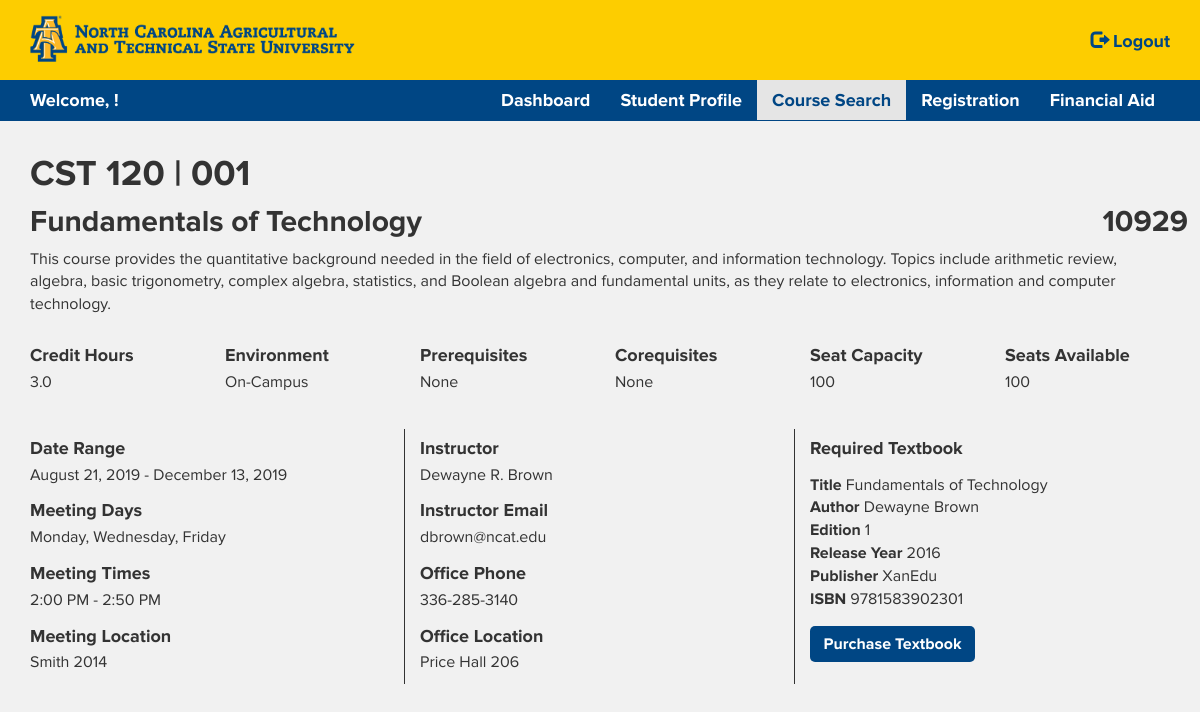
/information.php?id=10929 (signed in), run on the app's committed database.
### tables this page shows
CREATE TABLE `section` (
  `crn` int(5) NOT NULL,
  `course_id` int(5) NOT NULL,
  `section_number` varchar(3) NOT NULL,
  `instructor_id` int(9) NOT NULL,
  `semester_id` int(5) NOT NULL,
  `type_id` int(1) NOT NULL,
  `meeting_days` varchar(5) DEFAULT NULL,
  `start_time` time DEFAULT NULL,
  `end_time` time DEFAULT NULL,
  `meeting_location` varchar(255) NOT NULL,
  `seat_capacity` int(3) NOT NULL,
  PRIMARY KEY (`crn`),
  KEY `course_id` (`course_id`),
  KEY `instructor_id` (`instructor_id`),
  KEY `semester_id` (`semester_id`),
  KEY `type_id` (`type_id`)
);

CREATE TABLE `subject` (
  `subject_id` int(5) NOT NULL,
  `subject_title` varchar(255) NOT NULL,
  `subject_abbreviation` varchar(4) NOT NULL,
  PRIMARY KEY (`subject_id`)
);

CREATE TABLE `course` (
  `course_id` int(5) NOT NULL,
  `course_number` int(3) NOT NULL,
  `course_title` varchar(255) NOT NULL,
  `course_description` text NOT NULL,
  `department_id` int(5) NOT NULL,
  `subject_id` varchar(4) NOT NULL,
  `credit_hours` decimal(2,1) NOT NULL,
  `level_id` int(1) NOT NULL,
  `prerequisite_id` int(9) DEFAULT NULL,
  `corequisite_id` int(9) DEFAULT NULL,
  `isbn` varchar(13) DEFAULT NULL,
  PRIMARY KEY (`course_id`),
  KEY `department_id` (`department_id`),
  KEY `subject_id` (`subject_id`),
  KEY `level_id` (`level_id`),
  KEY `prerequisite_id` (`prerequisite_id`),
  KEY `corequisite_id` (`corequisite_id`),
  KEY `isbn` (`isbn`)
);

CREATE TABLE `course_type` (
  `type_id` int(1) NOT NULL,
  `type_name` varchar(255) NOT NULL,
  PRIMARY KEY (`type_id`)
);

CREATE TABLE `semester` (
  `semester_id` int(5) NOT NULL,
  `semester_title` varchar(255) NOT NULL,
  `start_date` date NOT NULL,
  `finish_date` date NOT NULL,
  PRIMARY KEY (`semester_id`)
);

CREATE TABLE `instructor` (
  `instructor_id` int(9) NOT NULL,
  `first_name` varchar(255) NOT NULL,
  `middle_initial` char(1) DEFAULT NULL,
  `last_name` varchar(255) NOT NULL,
  `email` varchar(255) NOT NULL,
  `office_location` varchar(255) DEFAULT NULL,
  `office_phone` char(10) DEFAULT NULL,
  `department_id` int(5) NOT NULL,
  PRIMARY KEY (`instructor_id`),
  KEY `department_id` (`department_id`)
);

CREATE TABLE `textbook` (
  `isbn` varchar(13) NOT NULL,
  `textbook_title` varchar(255) NOT NULL,
  `author_id` int(5) NOT NULL,
  `textbook_edition` int(2) NOT NULL,
  `textbook_release_year` year(4) NOT NULL,
  `publisher_id` int(5) NOT NULL,
  PRIMARY KEY (`isbn`),
  KEY `author_id` (`author_id`),
  KEY `publisher_id` (`publisher_id`)
);

CREATE TABLE `author` (
  `author_id` int(5) NOT NULL,
  `author_name` varchar(255) NOT NULL,
  PRIMARY KEY (`author_id`)
);

CREATE TABLE `publisher` (
  `publisher_id` int(5) NOT NULL,
  `publisher_name` varchar(255) NOT NULL,
  PRIMARY KEY (`publisher_id`)
);

### information.php (the view, shortened to what this page needs)
<?php
include 'config.php';
?>
<?php
$crn=$_GET["id"];
$sql_info="SELECT crn, section_number, meeting_days, start_time, end_time, meeting_location, seat_capacity, first_name, middle_initial, last_name, email, office_location, office_phone, course_number, course_title, course_description, credit_hours, subject_abbreviation, type_name, start_date, finish_date, textbook.isbn, textbook_title, textbook_release_year, textbook_edition, author_name, publisher_name
FROM section, instructor, course, subject, course_type, semester, textbook, author, publisher
WHERE crn='$crn' AND section.instructor_id=instructor.instructor_id AND section.course_id=course.course_id AND section.type_id=course_type.type_id AND course.subject_id=subject.subject_id AND section.semester_id=semester.semester_id AND course.isbn=textbook.isbn AND author.author_id=textbook.author_id AND publisher.publisher_id=textbook.publisher_id";
$result_info = $conn->query($sql_info);
if ($result_info->num_rows > 0) {
    $row_info = $result_info->fetch_assoc();
    $section=$row_info["section_number"];
    $meeting_days=$row_info["meeting_days"];
    $start_time=date('g:i A', strtotime($row_info["start_time"]));
    $end_time=date('g:i A', strtotime($row_info["end_time"]));
    $meeting_location=$row_info["meeting_location"];
    $seat_capacity=$row_info["seat_capacity"];
    $first_name=$row_info["first_name"];
    $middle_initial=$row_info["middle_initial"];
    $last_name=$row_info["last_name"];
    $email=$row_info["email"];
    $office_location=$row_info["office_location"];
    $office_phone=$row_info["office_phone"];
    $course_number=$row_info["course_number"];
    $course_title=$row_info["course_title"];
    $course_description=$row_info["course_description"];
    $credit_hours=$row_info["credit_hours"];
    $subject_abbreviation=$row_info["subject_abbreviation"];
    $type_name=$row_info["type_name"];
    $start_date=date('F j, Y', strtotime($row_info["start_date"]));
    $finish_date=date('F j, Y', strtotime($row_info["finish_date"]));
    $isbn=$row_info["isbn"];
    $textbook_title=$row_info["textbook_title"];
    $textbook_edition=$row_info["textbook_edition"];
    $textbook_release_year=$row_info["textbook_release_year"];
    $author_name=$row_info["author_name"];
    $publisher_name=$row_info["publisher_name"];
}
$sql_seats="SELECT COUNT(*) AS seats_taken FROM registration WHERE registration.crn='$crn'";
$result_seats = $conn->query($sql_seats);
$row_seats = $result_seats->fetch_assoc();
$seats_taken=$row_seats["seats_taken"];
$seats_available=$seat_capacity-$seats_taken;
$sql_prerequisite="SELECT subject_abbreviation, p.course_number FROM course AS s, course AS p, section, subject WHERE crn='$crn' AND s.prerequisite_id=p.course_id AND s.course_id=section.course_id AND p.subject_id=subject.subject_id";
$result_prerequisite = $conn->query($sql_prerequisite);
$row_prerequisite = $result_prerequisite->fetch_assoc();
$prerequisite_abbreviation=$row_prerequisite["subject_abbreviation"];
$prerequisite_number=$row_prerequisite["course_number"];
$sql_corequisite="SELECT subject_abbreviation, c.course_number FROM course AS s, course AS c, section, subject WHERE crn='$crn' AND s.corequisite_id=c.course_id AND s.course_id=section.course_id AND c.subject_id=subject.subject_id";
$result_corequisite = $conn->query($sql_corequisite);
$row_corequisite = $result_corequisite->fetch_assoc();
$corequisite_abbreviation=$row_corequisite["subject_abbreviation"];
$corequisite_number=$row_corequisite["course_number"];
?>
<!DOCTYPE html>
<html lang="en">
    <head>
        <link rel="stylesheet" href="https://maxcdn.bootstrapcdn.com/bootstrap/3.3.7/css/bootstrap.min.css">
        <link rel="stylesheet" href="https://use.fontawesome.com/releases/v5.7.2/css/all.css">
        <link rel="stylesheet" type="text/css" href="/stylesheets/stylesheet.css">
    </head>
    <body style="margin-bottom:35px;">
        <nav class="navbar navbar-inverse navbar-fixed-top">
            <div class="container" style="height:80px;">
                <div class="navbar-header">
                    <a class="navbar-brand" href="/dashboard.php"><img src="/images/Logo.png" style="width:325px;"></a>
                </div>
                <ul class="nav navbar-nav navbar-right">
                    <li><a href="/logout.php" class="logout"><span class="glyphicon glyphicon-log-out"></span> Logout</a></li>
                </ul>
            </div>
            <div class="container-fluid" style="background:#004684;">
                <div class="container">
                    <div class="navbar-header welcome-message">
                        Welcome, <?=$_SESSION['name']?>!
                    </div>
                <ul class="nav navbar-nav">
                    <li><a href="dashboard.php">Dashboard</a></li>
                    <li><a href="profile.php">Student Profile</a></li>
                    <li class="active"><a href="search.php">Course Search</a></li>
                    <li><a href="registration.php">Registration</a></li>
                    <li><a href="financial.php">Financial Aid</a></li>
                </ul>
                </div>
            </div>
        </nav>
        <div class="container">
            <div class="row">
                <div class="col-sm-12">
                    <h1><?php echo $subject_abbreviation . " " . $course_number . " | " . $section; ?></h1>
                </div>
                <div class="col-sm-11">
                    <h2 style="margin-top:0;"><?php echo $course_title; ?></h2>
                </div>
                <div class="col-sm-1">
                    <h2 style="margin-top:0;"><?php echo $crn; ?></h2>
                </div>
            </div>
            <p style="margin-bottom:20px;"><?php echo $course_description; ?></p>
            <div class="row">
                <div class="col-sm-2">
                    <h4>Credit Hours</h4>
                    <p><?php echo $credit_hours; ?></p>
                </div>
                <div class="col-sm-2">
                    <h4>Environment</h4>
                    <p><?php echo $type_name; ?></p>
                </div>
                <div class="col-sm-2">
                    <h4>Prerequisites</h4>
                    <p>
                        <?php
                        if ($prerequisite_number === NULL) {
                            echo "None";
                        }
                        else {
                            echo $prerequisite_abbreviation . " " . $prerequisite_number;
                        }
                        ?>
                    </p>
                </div>
                <div class="col-sm-2">
                    <h4>Corequisites</h4>
                    <p>
                        <?php
                        if ($corequisite_number === NULL) {
                            echo "None";
                        }
                        else {
                            echo $corequisite_abbreviation . " " . $corequisite_number;
                        }
                        ?>
                    </p>
                </div>
                <div class="col-sm-2">
                    <h4>Seat Capacity</h4>
                    <p><?php echo $seat_capacity; ?></p>
                </div>
                <div class="col-sm-2">
                    <h4>Seats Available</h4>
                    <p><?php echo $seats_available; ?></p>
                </div>
            </div>
            <div class="row" style="margin-top:25px;">
                <div class="col-sm-4" style="border-right:1px solid;">
                    <h4>Date Range</h4>
                    <p style="margin-bottom:15px;"><?php echo $start_date . " - " . $finish_date; ?></p>
                    <h4>Meeting Days</h4>
                    <p style="margin-bottom:15px;">
                        <?php
                        if ($meeting_days === "") {
                            echo "N/A";
                        }
                        else {
                            $days_initial = ["M", "T", "W", "R", "F"];
                            $days = ["Monday,", " Tuesday,", " Wednesday,", " Thursday,", " Friday,"];
                            echo rtrim(str_replace($days_initial,$days,$meeting_days), ',');
                        }
                        ?>
                    </p>
                    <h4>Meeting Times</h4>
                    <p style="margin-bottom:15px;">
                        <?php
                        if ($meeting_days === "") {
                            echo "N/A";
                        }
                        else {
                            echo $start_time . " - " . $end_time;
                        }
                        ?>
                        </p>
                    <h4>Meeting Location</h4>
                    <p><?php echo $meeting_location; ?></p>
                </div>
                <div class="col-sm-4" style="border-right:1px solid;">
                    <h4>Instructor</h4>
                    <p style="margin-bottom:15px;">
                        <?php
                        if ($middle_initial==="") {
                            echo $first_name . " " . $last_name;
                        } else {
                            echo $first_name . " " . $middle_initial . ". " . $last_name;
                        }
                        ?>
                    </p>
                    <h4>Instructor Email</h4>
                    <p style="margin-bottom:15px;"><?php echo $email; ?></p>
                    <h4>Office Phone</h4>
                    <p style="margin-bottom:15px;">
                        <?php
                        $phone_1 = substr($office_phone, 0, 3);
                        $phone_2 = substr($office_phone, 3, 3);
                        $phone_3 = substr($office_phone, 6, 4);
                        echo $phone_1 . "-" . $phone_2 . "-" . $phone_3;
                        ?>
                    </p>
                    <h4>Office Location</h4>
                    <p><?php echo $office_location; ?></p>
                </div>
                <div class="col-sm-4">
                    <h4 style="margin-bottom:15px;">Required Textbook</h4>
                    <?php
                        if ($isbn === "") {
                            echo "There is no required textbook for this course.";
                        }
                        else {
                            echo "<strong>Title </strong>" . $textbook_title . "<br>";
                            echo "<strong>Author </strong>" . $author_name . "<br>";
                            echo "<strong>Edition </strong>" . $textbook_edition . "<br>";
                            echo "<strong>Release Year </strong>" . $textbook_release_year . "<br>";
                            echo "<strong>Publisher </strong>" . $publisher_name . "<br>";
                            echo "<strong>ISBN </strong>" . $isbn . "<br>";
                            echo "<a href='https://ncat.bncollege.com' target='_blank'>";
                            echo "<div class='purchase-textbook'>Purchase Textbook</div>";
                            echo "</a>";
                        }
                        ?>
                </div>
            </div>
        </div>
    </body>
</html>

### stylesheets/stylesheet.css (style rules this page uses)
* { margin: 0; padding: 0; box-sizing: border-box; }
body { font-family:Proxima Nova, sans-serif; font-weight:400; margin-top:135px; font-size:16px; background:#f1f1f1; }
h1, h2, h3, h4, h5, h6 { font-weight:700; }
a.contact-us, a.logout { color:#004684!important; }
.navbar { font-weight:700; font-size:18px; }
.navbar-inverse { background-color:#fdcd00; border-color:transparent; }
.navbar-fixed-top { border-width:0; height:80px; }
.navbar-inverse .navbar-nav>.active>a, .navbar-inverse .navbar-nav>.active>a:focus, .navbar-inverse .navbar-nav>.active>a:hover { background-color:#e5e5e5; color:#004684; }
.navbar-inverse .navbar-nav>li>a { color:#fff; }
.navbar-nav { float:right; }
.navbar-nav>li>a { padding-top:10px; padding-bottom:10px; }
.welcome-message { color:#fff; padding-top:7.5px; padding-bottom:7.5px; }
.navbar-right { margin-top:19px; }
.row a { color:#004684; }
.purchase-textbook { background: #004684; color: #fff; border-radius: 5px; padding: 7px 12px 7px 12px; width: 165px; font-weight: 700; margin-top: 15px; text-align: center; }

### information.php (style rules this page uses)
h4 { margin-bottom:5px; }

### data on the page
section: subject.subject_abbreviation "CST", course.course_number "120", section_number "001", course.course_title "Fundamentals of Technology", course.course_description "This course provides the quantitative background needed in the field of electronics, computer, and information technology. Topics include arithmetic review, algebra, basic trigonometry, complex algebra, statistics, and Boolean algebra and fundamental units, as they relate to electronics, information and computer technology.", course.credit_hours "3.0", type.type_name "On-Campus", seat_capacity "100", semester.start_date "August 21, 2019", semester.finish_date "December 13, 2019", meeting_days "Monday, Wednesday, Friday", start_time "2:00 PM", end_time "2:50 PM", meeting_location "Smith 2014", instructor.first_name "Dewayne", instructor.middle_initial "R", instructor.last_name "Brown", instructor.email "dbrown@ncat.edu", instructor.office_phone "336", instructor.office_phone "285", instructor.office_phone "3140", instructor.office_location "Price Hall 206", textbook.textbook_title "Fundamentals of Technology", author.author_name "Dewayne Brown", textbook.textbook_edition "1", textbook.textbook_release_year "2016", publisher.publisher_name "XanEdu", textbook.isbn "9781583902301"

### other printed values
$crn "10929"
